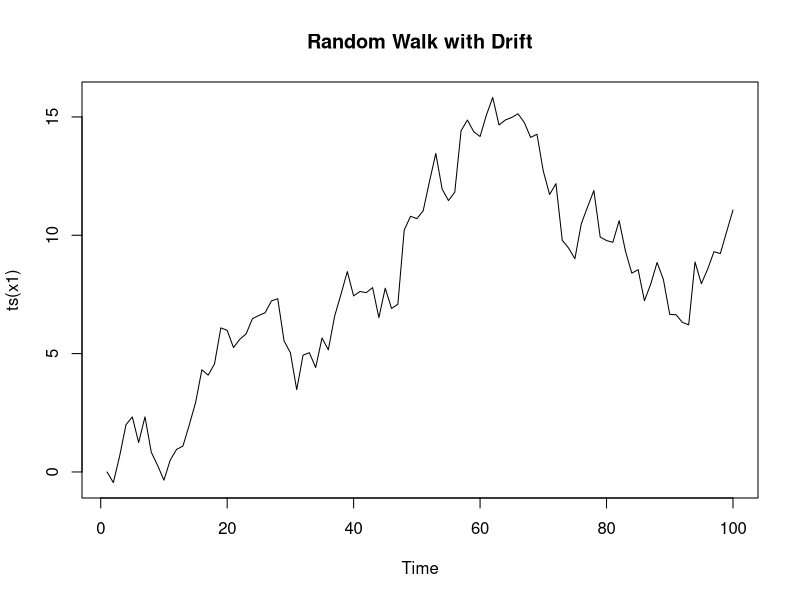
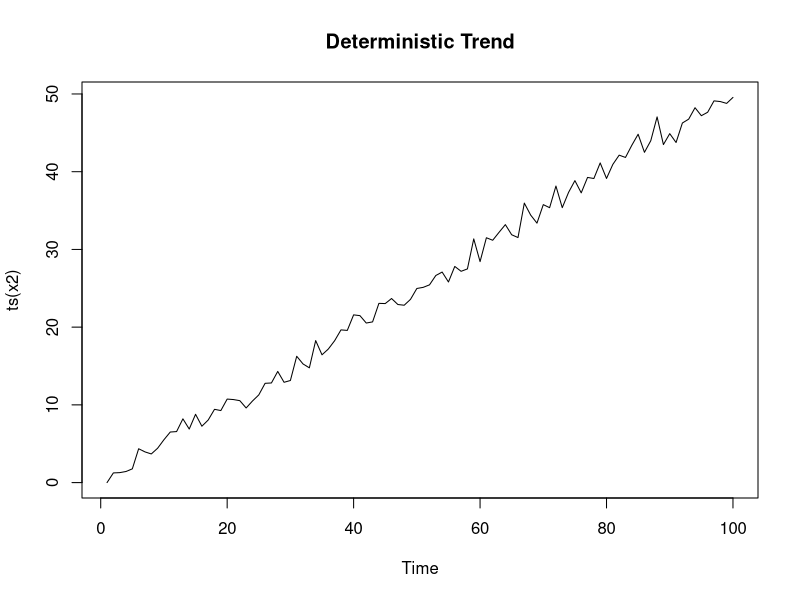

Here is the R script that generated these plots, in order:
n = 100

# 1 Simulate a random walk with drift
drift <- 0
eps <- rnorm(n)
x1 <- rep(0, n)
for (i in seq.int(2, n))
    x1[i] <- drift + x1[i-1] + eps[i]
plot(ts(x1), main='Random Walk with Drift')



# 2. Simulate a deterministic trend
eps <- rnorm(n)
x2 <- rep(0, n)
for (i in seq.int(2, n))
    x2[i] <- 0.5*i + eps[i]
plot(ts(x2), main='Deterministic Trend')



